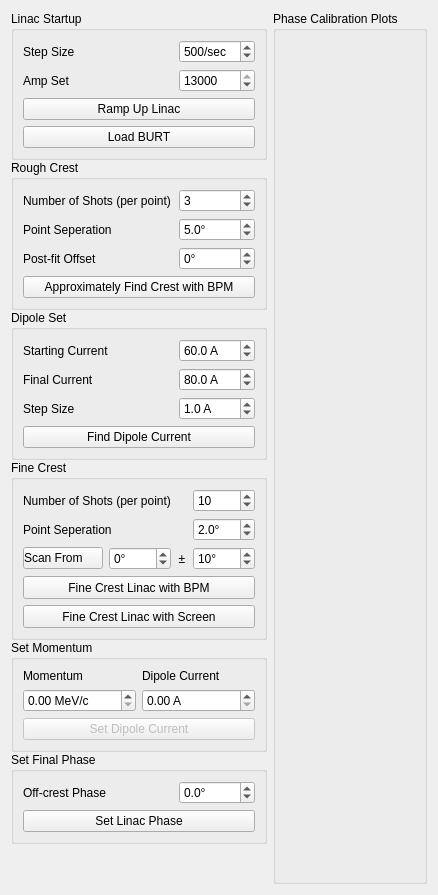
      <widget class="QWidget" name="linac1_Tab">
       <attribute name="icon">
        <iconset>
         <normaloff>../../Resources/Icons/bike.png</normaloff>../../Resources/Icons/bike.png</iconset>
       </attribute>
       <attribute name="title">
        <string>Linac 1</string>
       </attribute>
       <layout class="QGridLayout" name="gridLayout_11">
        <item row="0" column="1">
         <widget class="QGroupBox" name="Linac1_Plots_Box">
          <property name="sizePolicy">
           <sizepolicy hsizetype="Expanding" vsizetype="Expanding">
            <horstretch>1</horstretch>
            <verstretch>0</verstretch>
           </sizepolicy>
          </property>
          <property name="title">
           <string>Phase Calibration Plots</string>
          </property>
          <layout class="QVBoxLayout" name="Linac1_Plots_Layout"/>
         </widget>
        </item>
        <item row="0" column="0">
         <widget class="QWidget" name="widget_3" native="true">
          <layout class="QVBoxLayout" name="verticalLayout_2">
           <property name="spacing">
            <number>0</number>
           </property>
           <property name="leftMargin">
            <number>0</number>
           </property>
           <property name="topMargin">
            <number>0</number>
           </property>
           <property name="rightMargin">
            <number>0</number>
           </property>
           <property name="bottomMargin">
            <number>0</number>
           </property>
           <item>
            <widget class="QGroupBox" name="Linac1_Startup">
             <property name="sizePolicy">
              <sizepolicy hsizetype="Preferred" vsizetype="Fixed">
               <horstretch>0</horstretch>
               <verstretch>0</verstretch>
              </sizepolicy>
             </property>
             <property name="title">
              <string>Linac Startup</string>
             </property>
             <layout class="QFormLayout" name="formLayout_8">
              <item row="2" column="0" colspan="2">
               <widget class="QPushButton" name="Linac1_TurnOn_Button">
                <property name="enabled">
                 <bool>true</bool>
                </property>
                <property name="font">
                 <font>
                  <weight>50</weight>
                  <bold>false</bold>
                  <strikeout>false</strikeout>
                 </font>
                </property>
                <property name="text">
                 <string>Ramp Up Linac</string>
                </property>
               </widget>
              </item>
              <item row="1" column="0">
               <widget class="QLabel" name="label_15">
                <property name="minimumSize">
                 <size>
                  <width>150</width>
                  <height>0</height>
                 </size>
                </property>
                <property name="text">
                 <string>Amp Set</string>
                </property>
               </widget>
              </item>
              <item row="1" column="1">
               <widget class="QSpinBox" name="Linac1_Amp_Set">
                <property name="maximum">
                 <number>13000</number>
                </property>
                <property name="singleStep">
                 <number>100</number>
                </property>
                <property name="value">
                 <number>13000</number>
                </property>
               </widget>
              </item>
              <item row="0" column="0">
               <widget class="QLabel" name="label_16">
                <property name="text">
                 <string>Step Size</string>
                </property>
               </widget>
              </item>
              <item row="0" column="1">
               <widget class="QSpinBox" name="Linac1_Amp_Step_Set">
                <property name="suffix">
                 <string>/sec</string>
                </property>
                <property name="maximum">
                 <number>1000</number>
                </property>
                <property name="singleStep">
                 <number>100</number>
                </property>
                <property name="value">
                 <number>500</number>
                </property>
               </widget>
              </item>
              <item row="3" column="0" colspan="2">
               <widget class="QPushButton" name="Linac1_LoadBURT_Button">
                <property name="text">
                 <string>Load BURT</string>
                </property>
               </widget>
              </item>
             </layout>
            </widget>
           </item>
           <item>
            <widget class="QGroupBox" name="Linac1_Rough_Crest">
             <property name="sizePolicy">
              <sizepolicy hsizetype="Preferred" vsizetype="Fixed">
               <horstretch>0</horstretch>
               <verstretch>0</verstretch>
              </sizepolicy>
             </property>
             <property name="title">
              <string>Rough Crest</string>
             </property>
             <layout class="QFormLayout" name="formLayout_9">
              <item row="0" column="0">
               <widget class="QLabel" name="label_6">
                <property name="minimumSize">
                 <size>
                  <width>150</width>
                  <height>0</height>
                 </size>
                </property>
                <property name="text">
                 <string>Number of Shots (per point)</string>
                </property>
               </widget>
              </item>
              <item row="1" column="0">
               <widget class="QLabel" name="label_17">
                <property name="text">
                 <string>Point Seperation</string>
                </property>
               </widget>
              </item>
              <item row="3" column="0" colspan="2">
               <widget class="QPushButton" name="Linac1_Rough_Button">
                <property name="text">
                 <string>Approximately Find Crest with BPM</string>
                </property>
                <property name="checked">
                 <bool>false</bool>
                </property>
               </widget>
              </item>
              <item row="0" column="1">
               <widget class="QSpinBox" name="Linac1_Rough_NShots_Set">
                <property name="minimum">
                 <number>2</number>
                </property>
                <property name="value">
                 <number>3</number>
                </property>
               </widget>
              </item>
              <item row="1" column="1">
               <widget class="QDoubleSpinBox" name="Linac1_Rough_PointSeperation_Set">
                <property name="suffix">
                 <string>°</string>
                </property>
                <property name="decimals">
                 <number>1</number>
                </property>
                <property name="minimum">
                 <double>0.100000000000000</double>
                </property>
                <property name="singleStep">
                 <double>0.100000000000000</double>
                </property>
                <property name="value">
                 <double>5.000000000000000</double>
                </property>
               </widget>
              </item>
              <item row="2" column="0">
               <widget class="QLabel" name="label_9">
                <property name="text">
                 <string>Post-fit Offset</string>
                </property>
               </widget>
              </item>
              <item row="2" column="1">
               <widget class="QSpinBox" name="Linac1_Rough_Fit_Offset">
                <property name="suffix">
                 <string>°</string>
                </property>
                <property name="minimum">
                 <number>-180</number>
                </property>
                <property name="maximum">
                 <number>180</number>
                </property>
               </widget>
              </item>
             </layout>
            </widget>
           </item>
           <item>
            <widget class="QGroupBox" name="Linac1_Dipole_Set_Box">
             <property name="sizePolicy">
              <sizepolicy hsizetype="Preferred" vsizetype="Fixed">
               <horstretch>0</horstretch>
               <verstretch>0</verstretch>
              </sizepolicy>
             </property>
             <property name="title">
              <string>Dipole Set</string>
             </property>
             <layout class="QFormLayout" name="formLayout_10">
              <item row="0" column="0">
               <widget class="QLabel" name="label_18">
                <property name="minimumSize">
                 <size>
                  <width>150</width>
                  <height>0</height>
                 </size>
                </property>
                <property name="text">
                 <string>Starting Current</string>
                </property>
               </widget>
              </item>
              <item row="1" column="0">
               <widget class="QLabel" name="label_19">
                <property name="text">
                 <string>Final Current</string>
                </property>
               </widget>
              </item>
              <item row="0" column="1">
               <widget class="QDoubleSpinBox" name="Linac1_Dipole_Start_Set">
                <property name="suffix">
                 <string> A</string>
                </property>
                <property name="decimals">
                 <number>1</number>
                </property>
                <property name="maximum">
                 <double>100.000000000000000</double>
                </property>
                <property name="value">
                 <double>60.000000000000000</double>
                </property>
               </widget>
              </item>
              <item row="1" column="1">
               <widget class="QDoubleSpinBox" name="Linac1_Dipole_End_Set">
                <property name="suffix">
                 <string> A</string>
                </property>
                <property name="decimals">
                 <number>1</number>
                </property>
                <property name="maximum">
                 <double>120.000000000000000</double>
                </property>
                <property name="value">
                 <double>80.000000000000000</double>
                </property>
               </widget>
              </item>
              <item row="3" column="0" colspan="2">
               <widget class="QPushButton" name="Linac1_Dipole_Button">
                <property name="text">
                 <string>Find Dipole Current</string>
                </property>
               </widget>
              </item>
              <item row="2" column="0">
               <widget class="QLabel" name="label_29">
                <property name="text">
                 <string>Step Size</string>
                </property>
               </widget>
              </item>
              <item row="2" column="1">
               <widget class="QDoubleSpinBox" name="Linac1_Dipole_Step_Set">
                <property name="suffix">
                 <string> A</string>
                </property>
                <property name="decimals">
                 <number>1</number>
                </property>
                <property name="singleStep">
                 <double>1.000000000000000</double>
                </property>
                <property name="value">
                 <double>1.000000000000000</double>
                </property>
               </widget>
              </item>
             </layout>
            </widget>
           </item>
           <item>
            <widget class="QGroupBox" name="Linac1_Fine_Crest">
             <property name="sizePolicy">
              <sizepolicy hsizetype="Preferred" vsizetype="Fixed">
               <horstretch>0</horstretch>
               <verstretch>0</verstretch>
              </sizepolicy>
             </property>
             <property name="title">
              <string>Fine Crest</string>
             </property>
             <layout class="QGridLayout" name="gridLayout_6">
              <item row="1" column="3">
               <widget class="QDoubleSpinBox" name="Linac1_Fine_PointSeperation_Set">
                <property name="suffix">
                 <string>°</string>
                </property>
                <property name="decimals">
                 <number>1</number>
                </property>
                <property name="minimum">
                 <double>0.100000000000000</double>
                </property>
                <property name="singleStep">
                 <double>0.100000000000000</double>
                </property>
                <property name="value">
                 <double>2.000000000000000</double>
                </property>
               </widget>
              </item>
              <item row="2" column="3">
               <widget class="QSpinBox" name="Linac1_Fine_Range_Set">
                <property name="suffix">
                 <string>°</string>
                </property>
                <property name="value">
                 <number>10</number>
                </property>
               </widget>
              </item>
              <item row="0" column="3">
               <widget class="QSpinBox" name="Linac1_Fine_NShots_Set">
                <property name="maximum">
                 <number>100</number>
                </property>
                <property name="value">
                 <number>10</number>
                </property>
               </widget>
              </item>
              <item row="2" column="2">
               <widget class="QLabel" name="label_26">
                <property name="maximumSize">
                 <size>
                  <width>10</width>
                  <height>16777215</height>
                 </size>
                </property>
                <property name="text">
                 <string>±</string>
                </property>
                <property name="alignment">
                 <set>Qt::AlignCenter</set>
                </property>
               </widget>
              </item>
              <item row="3" column="0" colspan="4">
               <widget class="QPushButton" name="Linac1_Fine_Button">
                <property name="minimumSize">
                 <size>
                  <width>0</width>
                  <height>23</height>
                 </size>
                </property>
                <property name="text">
                 <string>Fine Crest Linac with BPM</string>
                </property>
                <property name="checked">
                 <bool>false</bool>
                </property>
               </widget>
              </item>
              <item row="1" column="0" colspan="3">
               <widget class="QLabel" name="label_8">
                <property name="text">
                 <string>Point Seperation</string>
                </property>
               </widget>
              </item>
              <item row="0" column="0" colspan="3">
               <widget class="QLabel" name="label_7">
                <property name="minimumSize">
                 <size>
                  <width>150</width>
                  <height>0</height>
                 </size>
                </property>
                <property name="text">
                 <string>Number of Shots (per point)</string>
                </property>
               </widget>
              </item>
              <item row="2" column="1">
               <widget class="QSpinBox" name="Linac1_Fine_Range_Start">
                <property name="suffix">
                 <string>°</string>
                </property>
                <property name="minimum">
                 <number>-180</number>
                </property>
                <property name="maximum">
                 <number>180</number>
                </property>
               </widget>
              </item>
              <item row="2" column="0">
               <widget class="QPushButton" name="Linac1_Fine_Update_Start_Button">
                <property name="minimumSize">
                 <size>
                  <width>0</width>
                  <height>19</height>
                 </size>
                </property>
                <property name="layoutDirection">
                 <enum>Qt::LeftToRight</enum>
                </property>
                <property name="styleSheet">
                 <string notr="true">Text-align:left</string>
                </property>
                <property name="text">
                 <string>Scan From</string>
                </property>
                <property name="flat">
                 <bool>false</bool>
                </property>
               </widget>
              </item>
              <item row="4" column="0" colspan="4">
               <widget class="QPushButton" name="Linac1_Fine_Screen_Button">
                <property name="minimumSize">
                 <size>
                  <width>0</width>
                  <height>23</height>
                 </size>
                </property>
                <property name="text">
                 <string>Fine Crest Linac with Screen</string>
                </property>
               </widget>
              </item>
             </layout>
            </widget>
           </item>
           <item>
            <widget class="QGroupBox" name="groupBox_3">
             <property name="title">
              <string>Set Momentum</string>
             </property>
             <layout class="QGridLayout" name="gridLayout_4">
              <item row="0" column="0">
               <widget class="QLabel" name="label_23">
                <property name="text">
                 <string>Momentum</string>
                </property>
               </widget>
              </item>
              <item row="1" column="1">
               <widget class="QDoubleSpinBox" name="Linac1_Dipole_Set">
                <property name="enabled">
                 <bool>true</bool>
                </property>
                <property name="suffix">
                 <string> A</string>
                </property>
               </widget>
              </item>
              <item row="1" column="0">
               <widget class="QDoubleSpinBox" name="Linac1_Momentum_Set">
                <property name="suffix">
                 <string> MeV/c</string>
                </property>
               </widget>
              </item>
              <item row="0" column="1">
               <widget class="QLabel" name="label_24">
                <property name="text">
                 <string>Dipole Current</string>
                </property>
               </widget>
              </item>
              <item row="2" column="0" colspan="2">
               <widget class="QPushButton" name="Linac1_EnergySet_Button">
                <property name="enabled">
                 <bool>false</bool>
                </property>
                <property name="text">
                 <string>Set Dipole Current</string>
                </property>
               </widget>
              </item>
             </layout>
            </widget>
           </item>
           <item>
            <widget class="QGroupBox" name="Linac1_Set_Phase">
             <property name="sizePolicy">
              <sizepolicy hsizetype="Preferred" vsizetype="Fixed">
               <horstretch>0</horstretch>
               <verstretch>0</verstretch>
              </sizepolicy>
             </property>
             <property name="minimumSize">
              <size>
               <width>0</width>
               <height>0</height>
              </size>
             </property>
             <property name="title">
              <string>Set Final Phase</string>
             </property>
             <layout class="QFormLayout" name="formLayout_4">
              <item row="0" column="0">
               <widget class="QLabel" name="label_20">
                <property name="minimumSize">
                 <size>
                  <width>150</width>
                  <height>0</height>
                 </size>
                </property>
                <property name="text">
                 <string>Off-crest Phase</string>
                </property>
               </widget>
              </item>
              <item row="1" column="0" colspan="2">
               <widget class="QPushButton" name="Linac1_SetPhase_Button">
                <property name="text">
                 <string>Set Linac Phase</string>
                </property>
                <property name="checked">
                 <bool>false</bool>
                </property>
               </widget>
              </item>
              <item row="0" column="1">
               <widget class="QDoubleSpinBox" name="Linac1_OffCrest_Phase_Set">
                <property name="suffix">
                 <string>°</string>
                </property>
                <property name="decimals">
                 <number>1</number>
                </property>
                <property name="minimum">
                 <double>-30.000000000000000</double>
                </property>
                <property name="maximum">
                 <double>30.000000000000000</double>
                </property>
                <property name="singleStep">
                 <double>0.500000000000000</double>
                </property>
               </widget>
              </item>
             </layout>
            </widget>
           </item>
           <item>
            <spacer name="verticalSpacer_2">
             <property name="orientation">
              <enum>Qt::Vertical</enum>
             </property>
             <property name="sizeHint" stdset="0">
              <size>
               <width>20</width>
               <height>40</height>
              </size>
             </property>
            </spacer>
           </item>
          </layout>
         </widget>
        </item>
       </layout>
      </widget>
